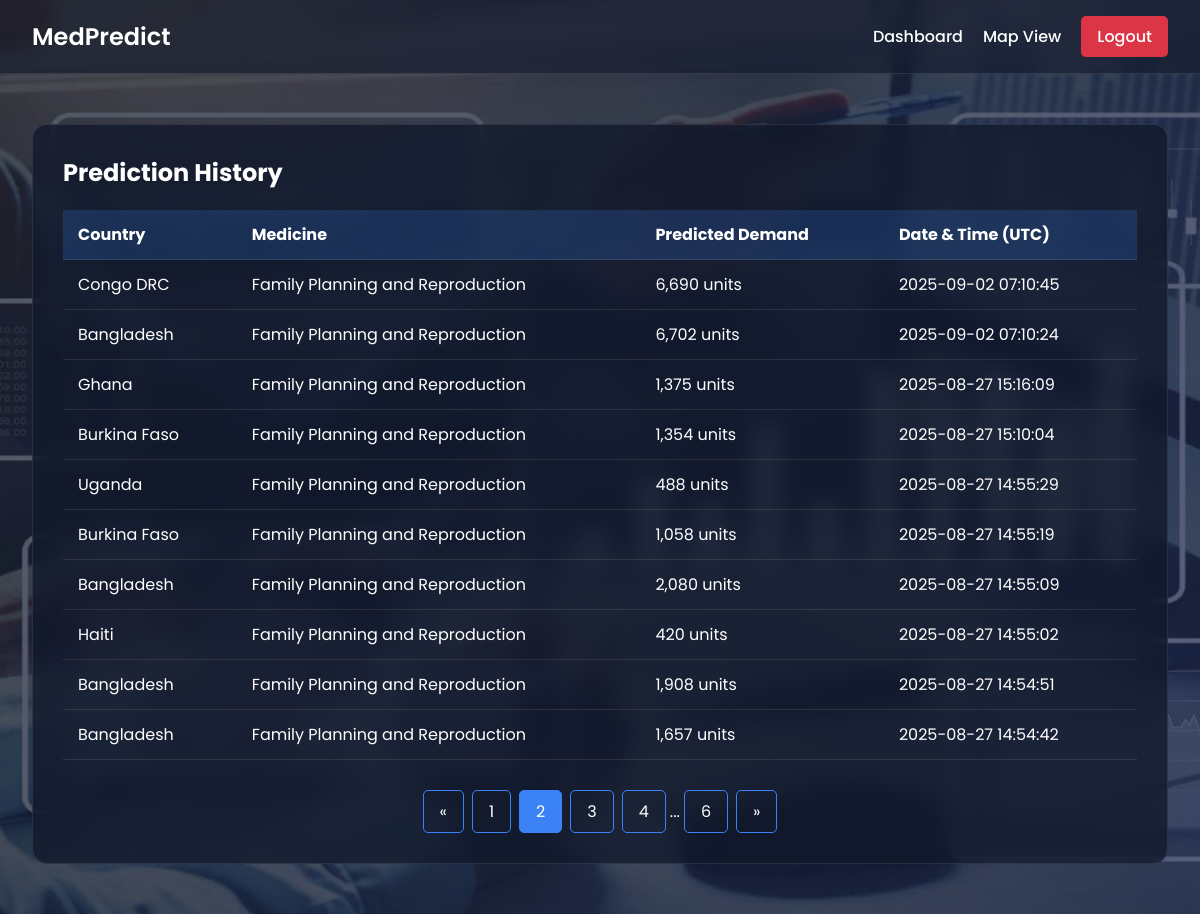
The app's page /history?page=2 (signed in) with its own data.
### app/auth.py (models this page shows)
class Prediction(db.Model):
    id = db.Column(db.Integer, primary_key=True)
    country = db.Column(db.String(100), nullable=False)
    medicine = db.Column(db.String(100), nullable=False)
    predicted_demand = db.Column(db.String(50), nullable=False)
    timestamp = db.Column(db.DateTime, default=datetime.utcnow)
    user_id = db.Column(db.Integer, db.ForeignKey('user.id'))

### app/routes.py (the view)
@main.route('/history')
@login_required
def history():
    page = request.args.get('page', 1, type=int)
    user_predictions = (
        Prediction.query
        .filter_by(user_id=current_user.id)
        .order_by(Prediction.timestamp.desc())
        .paginate(page=page, per_page=10)
    )
    return render_template('history.html', predictions=user_predictions)

### app/auth.py (called while the page is built)
@login_manager.user_loader
def load_user(user_id):
    return User.query.get(int(user_id))

### app/templates/history.html (shortened to what this page needs)
<!DOCTYPE html>
<html lang="en">
<head>
</head>
<body>
    <div class="bg-container">
        <nav class="navbar">
            <a class="navbar-brand" href="/">MedPredict</a>
            <div class="nav-links">
                <a href="/dashboard">Dashboard</a>
                <a href="/map">Map View</a>
                <a href="/logout" class="btn-logout">Logout</a>
            </div>
        </nav>
        <div class="container">
            <div class="history-card">
                <h2>Prediction History</h2>
                <table>
                    <thead>
                        <tr>
                            <th>Country</th>
                            <th>Medicine</th>
                            <th>Predicted Demand</th>
                            <th>Date & Time (UTC)</th>
                        </tr>
                    </thead>
                    <tbody>
                        {% for prediction in predictions.items %}
                        <tr>
                            <td>{{ prediction.country }}</td>
                            <td>{{ prediction.medicine }}</td>
                            <td>{{ prediction.predicted_demand }}</td>
                            <td>{{ prediction.timestamp.strftime('%Y-%m-%d %H:%M:%S') }}</td>
                        </tr>
                        {% endfor %}
                    </tbody>
                </table>
                <div class="pagination">
                    <a href="{{ url_for('main.history', page=predictions.prev_num) }}" class="{{ 'disabled' if not predictions.has_prev else '' }}">&laquo;</a>
                    {% for page_num in predictions.iter_pages(left_edge=1, right_edge=1, left_current=1, right_current=2) %}
                        {% if page_num %}
                            <a href="{{ url_for('main.history', page=page_num) }}" class="{{ 'active' if page_num == predictions.page else '' }}">{{ page_num }}</a>
                        {% else %}...{% endif %}
                    {% endfor %}
                    <a href="{{ url_for('main.history', page=predictions.next_num) }}" class="{{ 'disabled' if not predictions.has_next else '' }}">&raquo;</a>
                </div>
            </div>
        </div>
    </div>
</body>
</html>

### records on screen
Prediction: country "Congo DRC", medicine "Family Planning and Reproduction", predicted_demand "6,690 units", timestamp "2025-09-02 07:10:45"
Prediction: country "Bangladesh", medicine "Family Planning and Reproduction", predicted_demand "6,702 units", timestamp "2025-09-02 07:10:24"
Prediction: country "Ghana", medicine "Family Planning and Reproduction", predicted_demand "1,375 units", timestamp "2025-08-27 15:16:09"
Prediction: country "Burkina Faso", medicine "Family Planning and Reproduction", predicted_demand "1,354 units", timestamp "2025-08-27 15:10:04"
Prediction: country "Uganda", medicine "Family Planning and Reproduction", predicted_demand "488 units", timestamp "2025-08-27 14:55:29"
Prediction: country "Burkina Faso", medicine "Family Planning and Reproduction", predicted_demand "1,058 units", timestamp "2025-08-27 14:55:19"
Prediction: country "Bangladesh", medicine "Family Planning and Reproduction", predicted_demand "2,080 units", timestamp "2025-08-27 14:55:09"
Prediction: country "Haiti", medicine "Family Planning and Reproduction", predicted_demand "420 units", timestamp "2025-08-27 14:55:02"
Prediction: country "Bangladesh", medicine "Family Planning and Reproduction", predicted_demand "1,908 units", timestamp "2025-08-27 14:54:51"
Prediction: country "Bangladesh", medicine "Family Planning and Reproduction", predicted_demand "1,657 units", timestamp "2025-08-27 14:54:42"

### other values on screen
{{ page_num }} "1" "2" "3" "4" "6"
